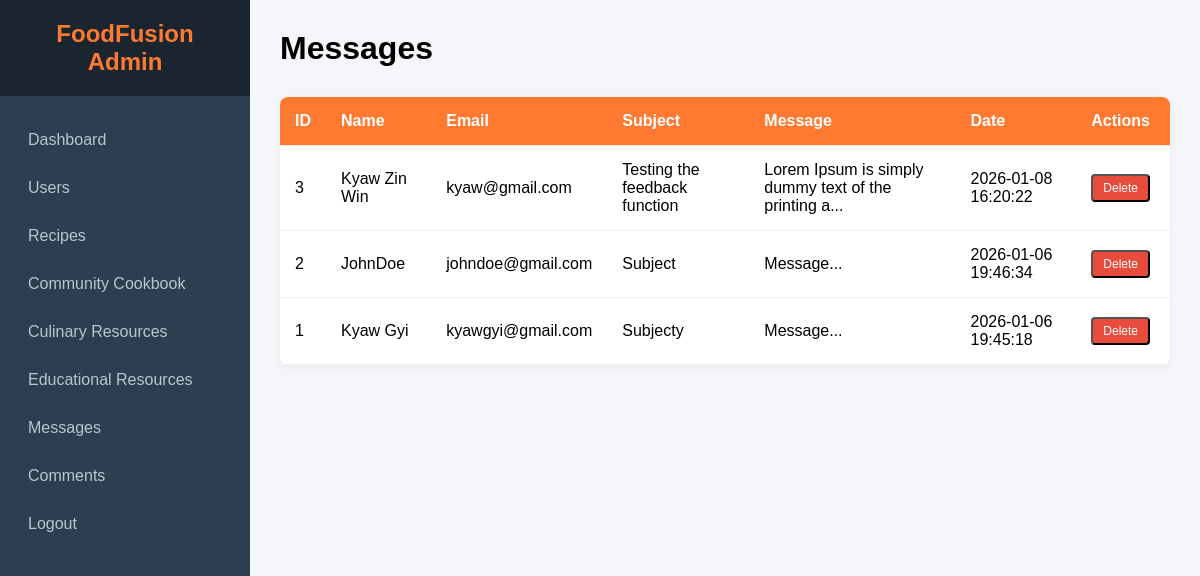
Page /admin/messages.php (signed in) on the committed database.
### tables this page shows
CREATE TABLE `contact_messages` (
  `id` int(11) NOT NULL,
  `name` varchar(255) NOT NULL,
  `email` varchar(255) NOT NULL,
  `subject` varchar(255) DEFAULT 'General Inquiry',
  `message` text NOT NULL,
  `created_at` timestamp NOT NULL DEFAULT current_timestamp(),
  `user_id` int(11) DEFAULT NULL
);

### admin/messages.php (the view, shortened to what this page needs)
<?php
include("../database/config.php");
?>
<!DOCTYPE html>
<html lang="en">
<head>
    <link rel="stylesheet" href="../css/admin.css">
</head>
<body class="admin-body">
    <?php include("sidebar.php"); ?>
    <div class="main-content">
        <div class="admin-header">
            <h1>Messages</h1>
        </div>
        <table class="admin-table">
            <thead>
                <tr>
                    <th>ID</th>
                    <th>Name</th>
                    <th>Email</th>
                    <th>Subject</th>
                    <th>Message</th>
                    <th>Date</th>
                    <th>Actions</th>
                </tr>
            </thead>
            <tbody>
                <?php
                $sql = "SELECT * FROM contact_messages ORDER BY created_at DESC";
                $result = $connection->query($sql);
                if ($result->num_rows > 0) {
                    while($row = $result->fetch_assoc()) {
                        echo "<tr>";
                        echo "<td>" . $row['id'] . "</td>";
                        echo "<td>" . $row['name'] . "</td>";
                        echo "<td>" . $row['email'] . "</td>";
                        echo "<td>" . $row['subject'] . "</td>";
                        echo "<td>" . substr($row['message'], 0, 50) . "...</td>";
                        echo "<td>" . $row['created_at'] . "</td>";
                        echo "<td>
                                <form action='../controllers/admin/AdminMessagesController.php' method='POST' style='display:inline;'>
                                    <input type='hidden' name='id' value='" . $row['id'] . "'>
                                    <button type='submit' name='delete_message' class='admin-action-btn delete' onclick='return confirm(\"Are you sure?\")'>Delete</button>
                                </form>
                              </td>";
                        echo "</tr>";
                    }
                } else {
                    echo "<tr><td colspan='7'>No messages found</td></tr>";
                }
                ?>
            </tbody>
        </table>
    </div>
</body>
</html>

### css/admin.css (style rules this page uses)
* { margin: 0; padding: 0; box-sizing: border-box; font-family: Arial, sans-serif; }
body.admin-body { display: flex; background: #f4f6f9; }
.main-content { margin-left: 250px; width: calc(100% - 250px); padding: 30px; transition: 0.3s; }
.admin-table { width: 100%; border-collapse: collapse; background: white; border-radius: 8px; overflow: hidden; box-shadow: 0 2px 10px rgba(0,0,0,0.05); }
.admin-table th, .admin-table td { padding: 15px; text-align: left; border-bottom: 1px solid #eee; }
.admin-table th { background: #FF7A30; color: white; font-weight: 600; }
.admin-header { display: flex; justify-content: space-between; align-items: center; margin-bottom: 30px; }
.admin-action-btn { padding: 5px 10px; border-radius: 4px; text-decoration: none; font-size: 12px; margin-right: 5px; }
.delete { background: #e74c3c; color: white; }

### rows in the picture
contact_messages: id "3", name "Kyaw Zin Win", email "kyaw@gmail.com", subject "Testing the feedback function", message "Lorem Ipsum is simply dummy text of the printing a", created_at "2026-01-08 16:20:22"
contact_messages: id "2", name "JohnDoe", email "johndoe@gmail.com", subject "Subject", message "Message", created_at "2026-01-06 19:46:34"
contact_messages: id "1", name "Kyaw Gyi", email "kyawgyi@gmail.com", subject "Subjecty", message "Message", created_at "2026-01-06 19:45:18"
